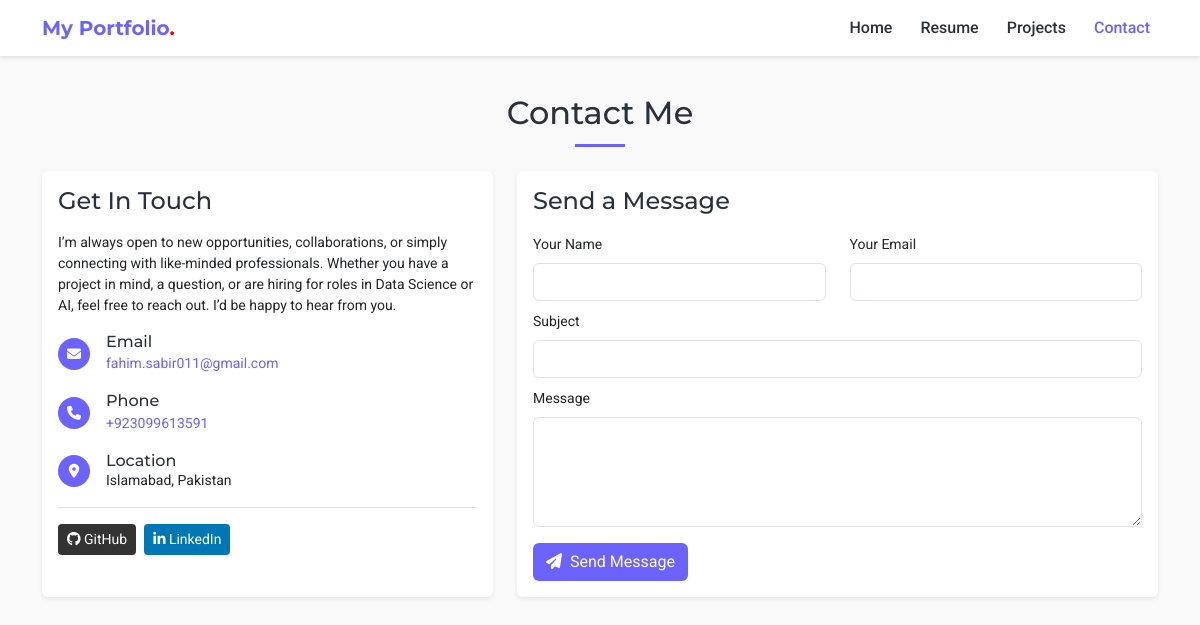
Page /contact/ on the committed database.
### portfolio/models.py (models this page shows, shortened)
class SiteConfiguration(models.Model):
    site_name = models.CharField(max_length=100, default='My Portfolio')
    contact_email = models.EmailField(default='your@email.com')
    phone_number = models.CharField(max_length=20, default='+1234567890')
    address = models.CharField(max_length=200, default='City, Country')
    github_url = models.URLField(blank=True)
    linkedin_url = models.URLField(blank=True)
    class Meta:
        verbose_name = "Site Configuration"

### portfolio/views.py (the view, shortened to what this page needs)
# urls.py: path('contact/', views.contact, name='contact'),
def contact(request):
    return render(request, 'contact.html')

### portfolio/context_processors.py (called while the page is built)
def portfolio_context(request):
    return {
        'site_config': SiteConfiguration.objects.first(),
        'user_profile': UserProfile.objects.first()
    }

### templates/contact.html (shortened to what this page needs)
{% extends 'base.html' %}
{% block content %}
<section class="py-4">
    <div class="container">
        <h2 class="text-center section-title mb-4">Contact Me</h2>
        <div class="row g-4">
            <div class="col-lg-5 mb-3 mb-lg-0">
                <div class="card border-0 shadow-sm h-100">
                    <div class="card-body p-3">
                        <h3 class="mb-3 h4" style="color: #29323c;">Get In Touch</h3>
                        <p class="small">I’m always open to new opportunities, collaborations, or simply connecting with like-minded professionals. Whether you have a project in mind, a question, or are hiring for roles in Data Science or AI, feel free to reach out. I’d be happy to hear from you.</p>
                        <div class="mt-3">
                            <div class="d-flex mb-3 align-items-center">
                                <div class="me-3">
                                    <div style="background-color: #6C63FF; color: white; width: 32px; height: 32px; border-radius: 50%; display: flex; align-items: center; justify-content: center; font-size: 14px;">
                                        <i class="fas fa-envelope"></i>
                                    </div>
                                </div>
                                <div>
                                    <h4 class="h6 mb-0" style="color: #29323c;">Email</h4>
                                    <a href="mailto:{{ site_config.contact_email }}" style="color: #6C63FF; text-decoration: none; font-size: 14px;">{{ site_config.contact_email }}</a>
                                </div>
                            </div>
                            <div class="d-flex mb-3 align-items-center">
                                <div class="me-3">
                                    <div style="background-color: #6C63FF; color: white; width: 32px; height: 32px; border-radius: 50%; display: flex; align-items: center; justify-content: center; font-size: 14px;">
                                        <i class="fas fa-phone"></i>
                                    </div>
                                </div>
                                <div>
                                    <h4 class="h6 mb-0" style="color: #29323c;">Phone</h4>
                                    <a href="tel:{{ site_config.phone_number }}" style="color: #6C63FF; text-decoration: none; font-size: 14px;">{{ site_config.phone_number }}</a>
                                </div>
                            </div>
                            <div class="d-flex mb-3 align-items-center">
                                <div class="me-3">
                                    <div style="background-color: #6C63FF; color: white; width: 32px; height: 32px; border-radius: 50%; display: flex; align-items: center; justify-content: center; font-size: 14px;">
                                        <i class="fas fa-map-marker-alt"></i>
                                    </div>
                                </div>
                                <div>
                                    <h4 class="h6 mb-0" style="color: #29323c;">Location</h4>
                                    <p class="mb-0 small">{{ site_config.address }}</p>
                                </div>
                            </div>
                        </div>
                        <div class="mt-3 pt-2 border-top">
                            <div class="d-flex gap-2 mt-2">
                                {% if site_config.github_url %}
                                <a href="{{ site_config.github_url }}" class="btn btn-sm" style="background-color: #333333; color: white;" target="_blank" rel="noopener noreferrer" title="GitHub">
                                    <i class="fab fa-github"></i> GitHub
                                </a>
                                {% endif %}
                                {% if site_config.linkedin_url %}
                                <a href="{{ site_config.linkedin_url }}" class="btn btn-sm" style="background-color: #0077b5; color: white;" target="_blank" rel="noopener noreferrer" title="LinkedIn">
                                    <i class="fab fa-linkedin-in"></i> LinkedIn
                                </a>
                                {% endif %}
                            </div>
                        </div>
                    </div>
                </div>
            </div>
            <div class="col-lg-7">
                <div class="card border-0 shadow-sm">
                    <div class="card-body p-3">
                        <h3 class="mb-3 h4" style="color: #29323c;">Send a Message</h3>
                        <form method="post" action="{% url 'contact' %}">
                            <div class="row">
                                <div class="col-md-6 mb-2">
                                    <label for="name" class="form-label small">Your Name</label>
                                    <input type="text" class="form-control" id="name" name="name" required>
                                </div>
                                <div class="col-md-6 mb-2">
                                    <label for="email" class="form-label small">Your Email</label>
                                    <input type="email" class="form-control" id="email" name="email" required>
                                </div>
                            </div>
                            <div class="mb-2">
                                <label for="subject" class="form-label small">Subject</label>
                                <input type="text" class="form-control" id="subject" name="subject" required>
                            </div>
                            <div class="mb-3">
                                <label for="message" class="form-label small">Message</label>
                                <textarea class="form-control" id="message" name="message" rows="4" required></textarea>
                            </div>
                            <button type="submit" class="btn" style="background-color: #6C63FF; color: white;">
                                <i class="fas fa-paper-plane me-1"></i> Send Message
                            </button>
                        </form>
                    </div>
                </div>
            </div>
        </div>
    </div>
</section>
{% endblock %}

### templates/base.html (shortened to what this page needs)
<!DOCTYPE html>
<html lang="en">
<head>
    {% load static %}
    <link href="https://cdn.jsdelivr.net/npm/bootstrap@5.3.0-alpha1/dist/css/bootstrap.min.css" rel="stylesheet">
    <link rel="stylesheet" href="https://cdnjs.cloudflare.com/ajax/libs/font-awesome/6.2.0/css/all.min.css">
</head>
<body>
    <nav class="navbar navbar-expand-lg navbar-light fixed-top">
        <div class="container">
            <a class="navbar-brand" href="{% url 'home' %}">{{ site_config.site_name }}<span>.</span></a>
            <div class="collapse navbar-collapse" id="navbarNav">
                <ul class="navbar-nav ms-auto">
                    <li class="nav-item">
                        <a class="nav-link {% if request.path == '/' %}active{% endif %}" href="{% url 'home' %}">Home</a>
                    </li>
                    <li class="nav-item">
                        <a class="nav-link {% if 'resume' in request.path %}active{% endif %}" href="{% url 'resume' %}">Resume</a>
                    </li>
                    <li class="nav-item">
                        <a class="nav-link {% if 'projects' in request.path %}active{% endif %}" href="{% url 'projects' %}">Projects</a>
                    </li>
                    <li class="nav-item">
                        <a class="nav-link {% if 'contact' in request.path %}active{% endif %}" href="{% url 'contact' %}">Contact</a>
                    </li>
                </ul>
            </div>
        </div>
    </nav>
    <main style="padding-top: 70px; min-height: calc(100vh - 70px);">
        {% block content %}{% endblock %}
    </main>
</body>
</html>

### templates/base.html (style rules this page uses)
body { font-family: 'Roboto', sans-serif; background-color: #F9F9F9; }
h1, h2, h3, h4, h5, h6 { font-family: 'Montserrat', sans-serif; color: #29323c; }
.navbar { background-color: white; box-shadow: 0 2px 4px rgba(0,0,0,.1); }
.navbar-brand { font-weight: 700; color: #6C63FF; font-family: 'Montserrat', sans-serif; }
.navbar-brand span { color: red; }
.nav-link { color: #29323c; font-weight: 500; }
.nav-link.active { color: #6C63FF !important; }
.section-title { position: relative; padding-bottom: 15px; margin-bottom: 30px; }
.section-title:after { content: ""; position: absolute; bottom: 0; left: 50%; transform: translateX(-50%); width: 50px; height: 3px; background-color: #6C63FF; }
.navbar-nav .nav-item { margin-left: 12px; }

### rows in the picture
SiteConfiguration: site_name "My Portfolio", contact_email "fahim.sabir011@gmail.com", phone_number "+923099613591", address "Islamabad, Pakistan"
